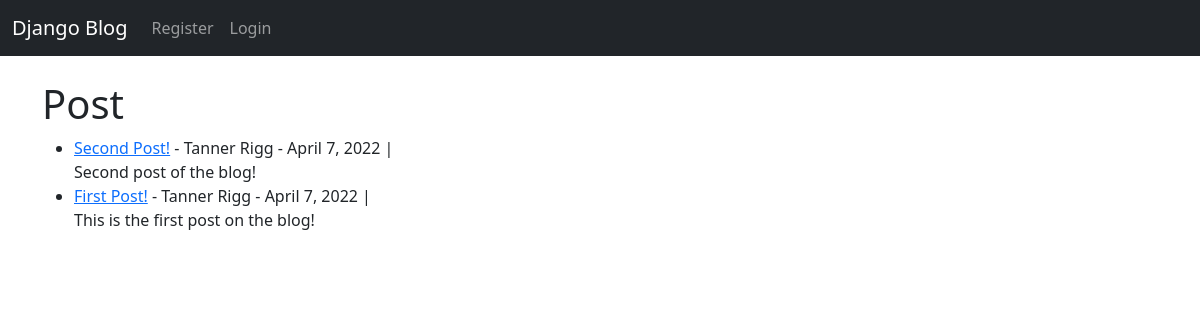
/, run on an earlier commit of the app's database.
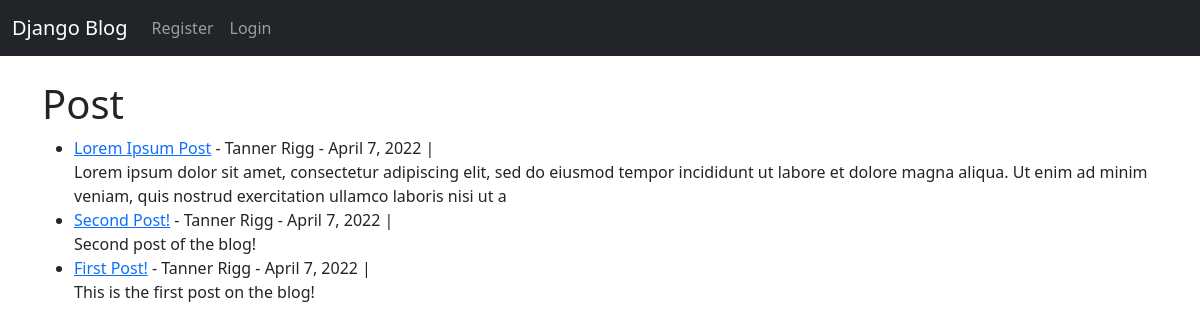
And on a later commit of the database.
### theblog/models.py (models this page shows, shortened)
class Post(models.Model):
    title = models.CharField(max_length=255)
    author = models.ForeignKey(User, on_delete=models.CASCADE)
    body = models.TextField()
    post_date = models.DateField(auto_now_add=True)

### theblog/views.py (the view)
# urls.py: path('', HomeView.as_view(), name= "home"),
class HomeView(ListView):
    model = Post
    template_name = 'home.html'
    ordering = ['-id']

### theblog/templates/home.html
{% extends 'base.html' %}
{% block content %}
<h1>Post</h1>
<ul>
{% for post in object_list %}
    <li><a href="{% url 'article-detail' post.pk %}">{{ post.title }}</a> - {{ post.author.first_name }} {{ post.author.last_name }} -
    {{ post.post_date }} |
    {% if user.is_authenticated %}
        <small>
            <a href="{% url 'update_post' post.pk %}">[Edit]</a>
            <a href="{% url 'delete_post' post.pk %}">[Delete]</a>
        </small><br>
    {% else %}
        <br>
    {% endif %}
    {{ post.body|slice:":200"|safe }}</li>
{% endfor%}
</ul>
{% endblock %}

What changed in the data, as far as the page shows it:
added Post: title "Lorem Ipsum Post", author.first_name "Tanner", author.last_name "Rigg", post_date "April 7, 2022", body "Lorem ipsum dolor sit amet, consectetur adipiscing elit, sed do eiusmod tempor incididunt ut labore et dolore magna aliqua. Ut enim ad minim veniam, quis nostrud exercitation ullamco laboris nisi ut a"
